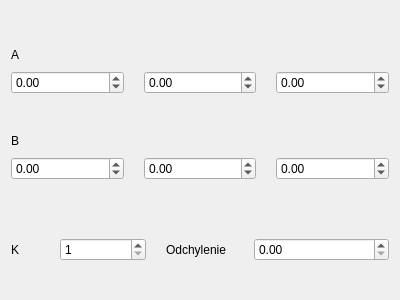
<?xml version="1.0" encoding="UTF-8"?>
<ui version="4.0">
 <class>Dialog_ARX</class>
 <widget class="QDialog" name="Dialog_ARX">
  <property name="geometry">
   <rect>
    <x>0</x>
    <y>0</y>
    <width>400</width>
    <height>300</height>
   </rect>
  </property>
  <property name="baseSize">
   <size>
    <width>200</width>
    <height>200</height>
   </size>
  </property>
  <property name="windowTitle">
   <string>Dialog</string>
  </property>
  <layout class="QVBoxLayout" name="verticalLayout_4" stretch="1,2,1,2,2,2,1">
   <property name="spacing">
    <number>3</number>
   </property>
   <item>
    <spacer name="verticalSpacer_3">
     <property name="orientation">
      <enum>Qt::Vertical</enum>
     </property>
     <property name="sizeHint" stdset="0">
      <size>
       <width>20</width>
       <height>40</height>
      </size>
     </property>
    </spacer>
   </item>
   <item>
    <layout class="QVBoxLayout" name="verticalLayout" stretch="1,2">
     <property name="spacing">
      <number>1</number>
     </property>
     <item>
      <layout class="QHBoxLayout" name="horizontalLayout" stretch="1,9">
       <item>
        <widget class="QLabel" name="label">
         <property name="text">
          <string>A</string>
         </property>
        </widget>
       </item>
       <item>
        <spacer name="horizontalSpacer">
         <property name="orientation">
          <enum>Qt::Horizontal</enum>
         </property>
         <property name="sizeHint" stdset="0">
          <size>
           <width>40</width>
           <height>20</height>
          </size>
         </property>
        </spacer>
       </item>
      </layout>
     </item>
     <item>
      <layout class="QHBoxLayout" name="horizontalLayout_2" stretch="1,1,1">
       <property name="spacing">
        <number>20</number>
       </property>
       <item>
        <widget class="QDoubleSpinBox" name="SpinBox_A1">
         <property name="minimum">
          <double>-99.000000000000000</double>
         </property>
        </widget>
       </item>
       <item>
        <widget class="QDoubleSpinBox" name="SpinBox_A2">
         <property name="minimum">
          <double>-99.000000000000000</double>
         </property>
        </widget>
       </item>
       <item>
        <widget class="QDoubleSpinBox" name="SpinBox_A3">
         <property name="minimum">
          <double>-99.000000000000000</double>
         </property>
        </widget>
       </item>
      </layout>
     </item>
    </layout>
   </item>
   <item>
    <spacer name="verticalSpacer_2">
     <property name="orientation">
      <enum>Qt::Vertical</enum>
     </property>
     <property name="sizeHint" stdset="0">
      <size>
       <width>20</width>
       <height>40</height>
      </size>
     </property>
    </spacer>
   </item>
   <item>
    <layout class="QVBoxLayout" name="verticalLayout_2" stretch="1,2">
     <property name="spacing">
      <number>1</number>
     </property>
     <item>
      <layout class="QHBoxLayout" name="horizontalLayout_3" stretch="1,9">
       <item>
        <widget class="QLabel" name="label_2">
         <property name="text">
          <string>B</string>
         </property>
        </widget>
       </item>
       <item>
        <spacer name="horizontalSpacer_2">
         <property name="orientation">
          <enum>Qt::Horizontal</enum>
         </property>
         <property name="sizeHint" stdset="0">
          <size>
           <width>40</width>
           <height>20</height>
          </size>
         </property>
        </spacer>
       </item>
      </layout>
     </item>
     <item>
      <layout class="QHBoxLayout" name="horizontalLayout_4">
       <property name="spacing">
        <number>20</number>
       </property>
       <item>
        <widget class="QDoubleSpinBox" name="SpinBox_B1">
         <property name="minimum">
          <double>-99.000000000000000</double>
         </property>
        </widget>
       </item>
       <item>
        <widget class="QDoubleSpinBox" name="SpinBox_B2">
         <property name="minimum">
          <double>-99.000000000000000</double>
         </property>
        </widget>
       </item>
       <item>
        <widget class="QDoubleSpinBox" name="SpinBox_B3">
         <property name="minimum">
          <double>-99.000000000000000</double>
         </property>
        </widget>
       </item>
      </layout>
     </item>
    </layout>
   </item>
   <item>
    <spacer name="verticalSpacer">
     <property name="orientation">
      <enum>Qt::Vertical</enum>
     </property>
     <property name="sizeHint" stdset="0">
      <size>
       <width>20</width>
       <height>40</height>
      </size>
     </property>
    </spacer>
   </item>
   <item>
    <layout class="QHBoxLayout" name="horizontalLayout_6" stretch="2,1,2">
     <property name="spacing">
      <number>20</number>
     </property>
     <item>
      <layout class="QHBoxLayout" name="horizontalLayout_5" stretch="1,3">
       <item>
        <widget class="QLabel" name="label_3">
         <property name="text">
          <string>K</string>
         </property>
        </widget>
       </item>
       <item>
        <widget class="QSpinBox" name="spinBox_k">
         <property name="minimum">
          <number>1</number>
         </property>
        </widget>
       </item>
      </layout>
     </item>
     <item>
      <widget class="QLabel" name="label_4">
       <property name="text">
        <string>Odchylenie</string>
       </property>
      </widget>
     </item>
     <item>
      <widget class="QDoubleSpinBox" name="Spbox_odchyl">
       <property name="maximum">
        <double>0.090000000000000</double>
       </property>
       <property name="singleStep">
        <double>0.010000000000000</double>
       </property>
      </widget>
     </item>
    </layout>
   </item>
   <item>
    <spacer name="verticalSpacer_4">
     <property name="orientation">
      <enum>Qt::Vertical</enum>
     </property>
     <property name="sizeHint" stdset="0">
      <size>
       <width>20</width>
       <height>40</height>
      </size>
     </property>
    </spacer>
   </item>
  </layout>
 </widget>
 <resources/>
 <connections/>
</ui>
